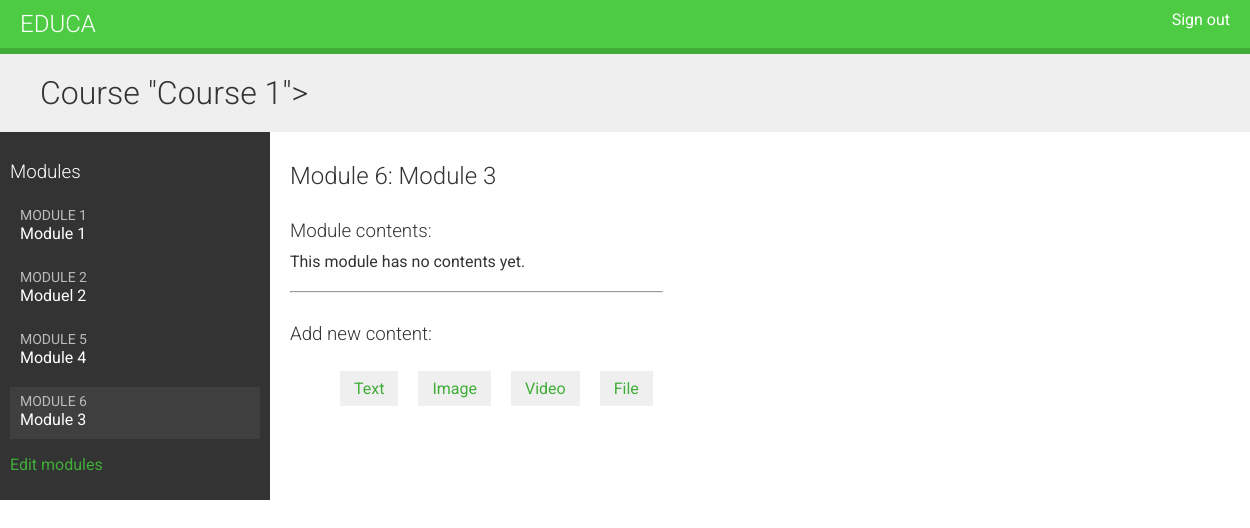
The app's page /course/module/3/ (signed in), older data.
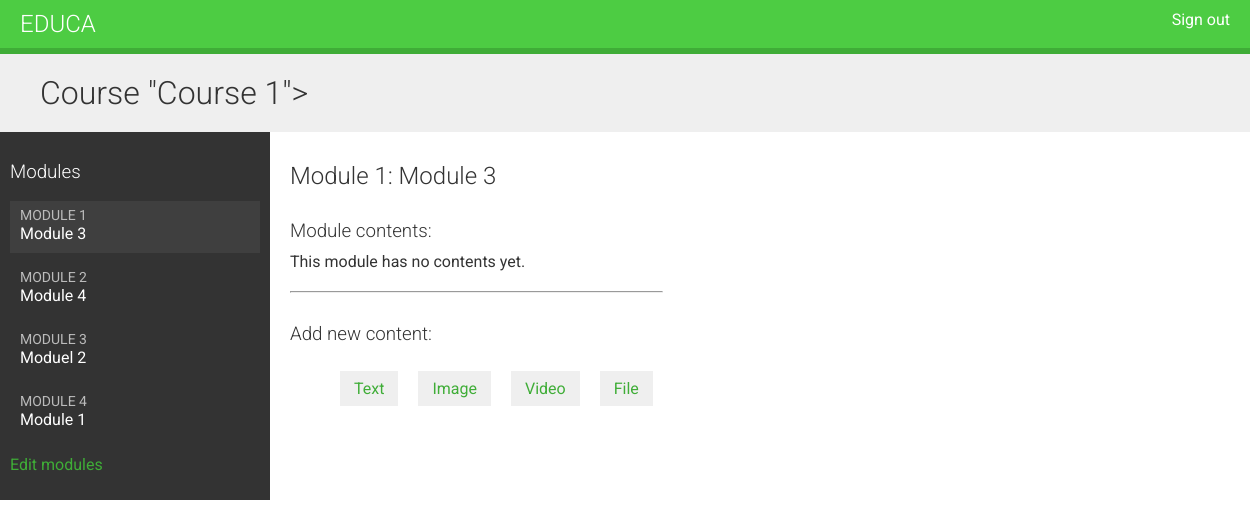
The same page, newer data.
### courses/models.py (models this page shows, shortened)
class Course(models.Model):
    owner = models.ForeignKey(User,
                            related_name='courses_created')
    subject = models.ForeignKey(Subject,
                                related_name='courses')
    title = models.CharField(max_length=200)
    slug = models.SlugField(max_length=200, unique=True)
    overview = models.TextField()
    created = models.DateTimeField(auto_now_add=True)
    students = models.ManyToManyField(User,
                                        related_name='courses_joined',
                                        blank=True)
    class Meta:
        ordering = ('-created',)

class Module(models.Model):
    course = models.ForeignKey(Course, related_name='modules')
    title = models.CharField(max_length=200)
    description = models.TextField(blank=True)
    order = OrderField(blank=True, for_fields=['course'])
    class Meta:
        ordering = ['order']

### courses/views.py (the view)
class ModuleContentListView(TemplateResponseMixin, View):
    template_name = 'courses/manage/module/content_list.html'
    def get(self, request, module_id):
        module = get_object_or_404(Module,
                                    id=module_id,
                                    course__owner=request.user)
        return self.render_to_response({'module': module})

### courses/templates/courses/manage/module/content_list.html (shortened to what this page needs)
{% extends "base.html" %}
{% load course %}
{% block content %}
{% with course=module.course %}
    <h1>Course "{{ course.title }}"></h1>
    <div class="contents">
        <h3>Modules</h3>
        <ul id="modules">
            {% for m in course.modules.all %}
                <li data-id="{{ m.id }}" {% if m == module %} class="selected"{% endif %}>
                    <a href="{% url "module_content_list" m.id %}">
                        <span>
                            Module <span class="order">{{ m.order|add:1 }}</span>
                        </span>
                        <br>
                        {{ m.title }}
                    </a>
                </li>
            {% empty %}
                <li>No modules yet.</li>
            {% endfor %}
        </ul>
        <p><a href="{% url "course_module_update" course.id %}">Edit modules</a></p>
    </div>
    <div class="module">
        <h2>Module {{ module.order|add:1 }}: {{ module.title }}</h2>
        <h3>Module contents:</h3>
        <div id="module-contents">
            {% for content in module.contents.all %}
                <div data-id="{{ content.id }}">
                    {% with item=content.item %}
                        <p>{{ item }} ({{ item|model_name }})</p>
                        <a href="{% url "module_content_update" module.id item|model_name item.id %}">Edit</a>
                        <form action="{% url "module_content_delete" content.id %}" method="post">
                            <input type="submit" value="Delete">
                            {% csrf_token %}
                        </form>
                    {% endwith %}
                </div>
            {% empty %}
                <p>This module has no contents yet.</p>
            {% endfor %}
        </div>
        <hr>
        <h3>Add new content:</h3>
        <ul class="content-types">
            <li><a href="{% url "module_content_create" module.id "text" %}">Text</a></li>
            <li><a href="{% url "module_content_create" module.id "image" %}">Image</a></li>
           <li><a href="{% url "module_content_create" module.id "video" %}">Video</a></li>
            <li><a href="{% url "module_content_create" module.id "file" %}">File</a></li>
        </ul>
    </div>
{% endwith %}
{% endblock %}

### courses/templates/base.html (shortened to what this page needs)
{% load staticfiles %}
<!DOCTYPE html>
<html>
<head>
    <link href="{% static "css/base.css" %}" rel="stylesheet">
</head>
<body>
    <div id="header">
        <a href='/' class="logo">Educa</a>
        <ul class="menu">
            {% if request.user.is_authenticated %}
                <li><a href="{% url "logout" %}">Sign out</a></li>
            {% else %}
                <li><a href="{% url "login" %}">Sign In</a></li>
            {% endif %}
        </ul>
    </div>
    <div id="content">
        {% block content %}
        {% endblock %}
    </div>
   </body>
</html>

### courses/static/css/base.css (style rules this page uses)
body { margin:0; font-family:'Roboto', sans-serif; font-weight:400; color:#333; }
a { color:#3fad37; text-decoration:none; }
h1, h2, h3, h4, h5, h6 { font-family:'Roboto', sans-serif; font-weight:300; }
h1 { background:#efefef; width:100%; overflow:auto; padding:20px 0 20px 40px; margin:0; }
.module { overflow:auto; }
.module h3 { margin:30px 0 0; padding:0; width:100%; }
.module p { margin:10px 0 20px; width:100%; float:left; }
#header { background:#4dcc43; overflow:auto; padding:10px 20px; border-bottom:6px solid #3fad37; }
#header .logo { text-decoration:none; font-family:'Roboto', sans-serif; font-weight:300; text-transform:uppercase; font-size:24px; color:#fff; float:left; }
#header a { color:#fff; }
#header .menu { list-style:none; float:right; margin:0; padding:0; }
.contents { width:20%; padding:10px; float:left; background:#333; color: #fff; font-family:'Roboto', sans-serif; }
.contents ul { list-style:none; margin:0; padding:0; }
.contents ul li { margin:0 0 10px 0; padding:4px 10px 10px; overflow:auto; }
.contents ul li.selected { background:#3f3f3f; }
.contents ul span { text-transform:uppercase; color:#bbb; font-size:14px; }
.contents ul a { display:block; color:#fff; text-decoration:none; }
.module { padding:10px 20px; float:left; }
ul.content-types li { list-style:none; float:left; margin:10px; background:#efefef; padding:8px 14px; }

Row changes from the older to the newer data that the page shows:
changed Module "Module 3": order|add "6" → "1"; moves up the list
changed Module "Module 4": order|add "5" → "2"; moves up the list
changed Module "Moduel 2": order|add "2" → "3"; moves down the list
changed Module "Module 1": order|add "1" → "4"
